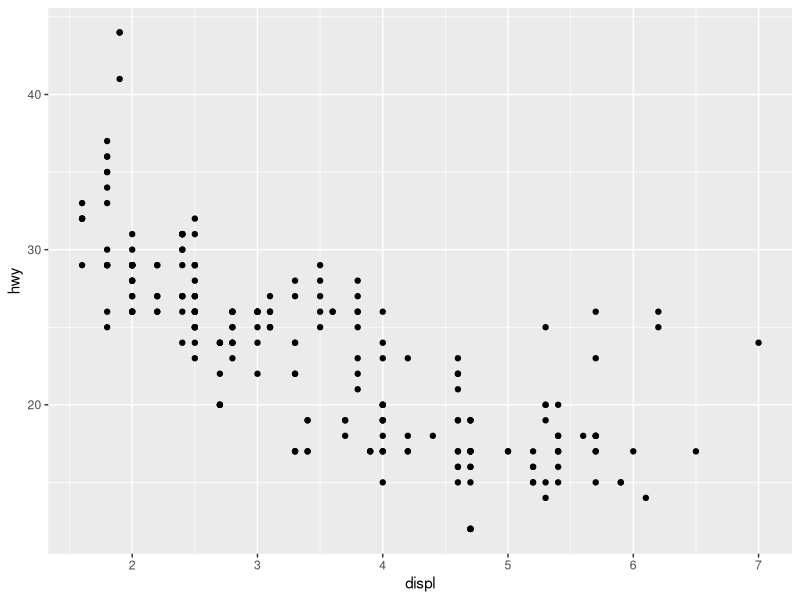
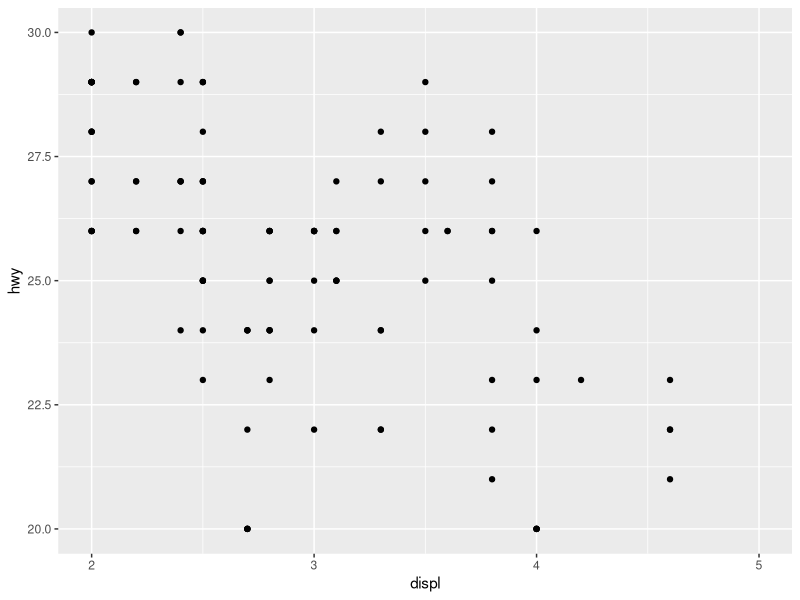
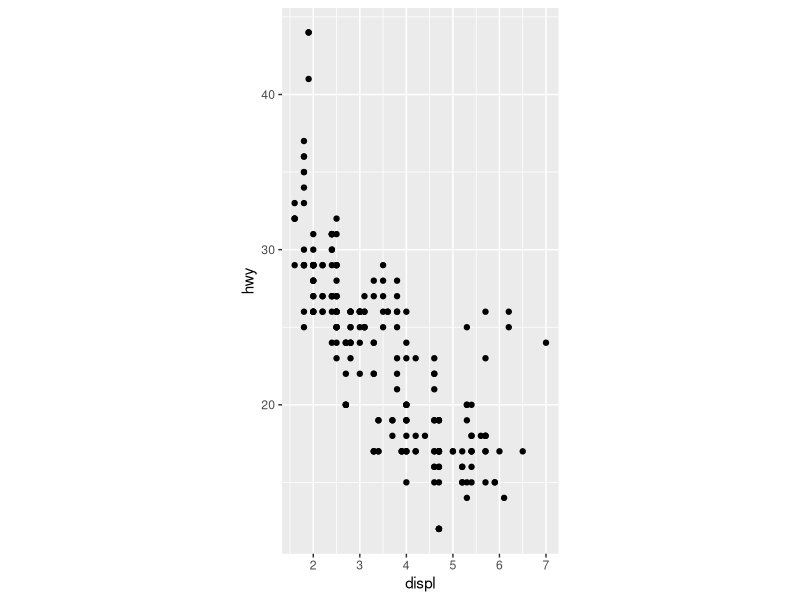

Write R code to recreate these figures, in order.
# Title     : TODO
# Objective : TODO
# Created by: adria
# Created on: 27/08/2020

# Limites y dimensiones de los graficos

library(ggplot2)

# Cargar un dataset
datos <- mpg

grafico <- ggplot(datos, aes(x=displ, y=hwy))
grafico <- grafico + geom_point()
print(grafico)

# Recortar el grafico o eliminar datos que no queremos en el grafico
# En este caso en X desde el 2 hasta el 5 y Y desde el 20 al 30
grafico <- grafico + coord_cartesian(xlim = c(2,5), ylim = c(20,30))
print(grafico)

# Cambiar dimensiones, ratio siginifica que valga el triple 1/3 es decir que Y valga el triple que la X
grafico <- grafico + coord_fixed(ratio = 1/3)
print(grafico)



